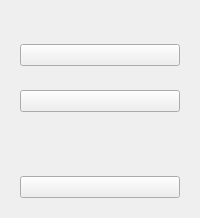
     <widget class="QWidget" name="tab" native="true">
      <property name="styleSheet">
       <string notr="true">#tab{
	background-color: rgb(0, 0, 0);
	border: 1px solid white;
	border-radius: 10px
}
</string>
      </property>
      <layout class="QVBoxLayout" name="verticalLayout">
       <item>
        <widget class="QWidget" name="tabButtonsTop" native="true">
         <layout class="QVBoxLayout" name="verticalLayout_2"/>
        </widget>
       </item>
       <item alignment="Qt::AlignTop">
        <widget class="QWidget" name="tabButtonsMidTop" native="true">
         <layout class="QVBoxLayout" name="verticalLayout_4">
          <item>
           <widget class="QPushButton" name="buttonTabHome">
            <property name="text">
             <string/>
            </property>
            <property name="icon">
             <iconset resource="../icons/market_engine_icons.qrc">
              <normaloff>:/icons/home.png</normaloff>:/icons/home.png</iconset>
            </property>
            <property name="iconSize">
             <size>
              <width>32</width>
              <height>32</height>
             </size>
            </property>
           </widget>
          </item>
         </layout>
        </widget>
       </item>
       <item alignment="Qt::AlignTop">
        <widget class="QWidget" name="tabButtonsMidBottom" native="true">
         <layout class="QVBoxLayout" name="verticalLayout_5">
          <item>
           <widget class="QPushButton" name="buttonTabSonar">
            <property name="text">
             <string/>
            </property>
            <property name="icon">
             <iconset resource="../icons/market_engine_icons.qrc">
              <normaloff>:/icons/sonar_api.png</normaloff>:/icons/sonar_api.png</iconset>
            </property>
            <property name="iconSize">
             <size>
              <width>32</width>
              <height>32</height>
             </size>
            </property>
           </widget>
          </item>
         </layout>
        </widget>
       </item>
       <item>
        <spacer name="verticalSpacer">
         <property name="orientation">
          <enum>Qt::Vertical</enum>
         </property>
         <property name="sizeHint" stdset="0">
          <size>
           <width>20</width>
           <height>40</height>
          </size>
         </property>
        </spacer>
       </item>
       <item alignment="Qt::AlignBottom">
        <widget class="QWidget" name="tabButtonsBottom" native="true">
         <layout class="QVBoxLayout" name="verticalLayout_3">
          <item>
           <widget class="QPushButton" name="buttonTabSettings">
            <property name="text">
             <string/>
            </property>
            <property name="icon">
             <iconset resource="../icons/market_engine_icons.qrc">
              <normaloff>:/icons/settings.png</normaloff>:/icons/settings.png</iconset>
            </property>
            <property name="iconSize">
             <size>
              <width>32</width>
              <height>32</height>
             </size>
            </property>
           </widget>
          </item>
         </layout>
        </widget>
       </item>
      </layout>
     </widget>
